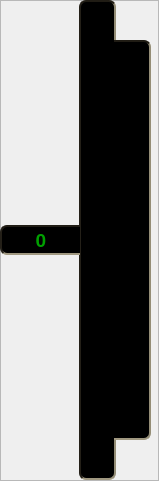
    <widget class="QFrame" name="frame">
     <property name="enabled">
      <bool>true</bool>
     </property>
     <property name="geometry">
      <rect>
       <x>1006</x>
       <y>370</y>
       <width>159</width>
       <height>481</height>
      </rect>
     </property>
     <property name="frameShape">
      <enum>QFrame::StyledPanel</enum>
     </property>
     <property name="frameShadow">
      <enum>QFrame::Raised</enum>
     </property>
     <widget class="QLabel" name="elevAngleLabel">
      <property name="enabled">
       <bool>true</bool>
      </property>
      <property name="geometry">
       <rect>
        <x>0</x>
        <y>225</y>
        <width>80</width>
        <height>30</height>
       </rect>
      </property>
      <property name="sizePolicy">
       <sizepolicy hsizetype="Ignored" vsizetype="Ignored">
        <horstretch>0</horstretch>
        <verstretch>0</verstretch>
       </sizepolicy>
      </property>
      <property name="font">
       <font>
        <family>Ubuntu</family>
        <pointsize>14</pointsize>
        <weight>75</weight>
        <bold>true</bold>
       </font>
      </property>
      <property name="styleSheet">
       <string notr="true">QFrame {
	background-color: rgb(0, 0, 0);
	border-top-left-radius: 7px;
	border-bottom-left-radius: 7px;
	border-top: 2px solid rgb(32, 28, 20);
	border-left: 2px solid rgb(36, 32,  24);
	border-bottom: 2px solid rgb(160, 152, 128);
	border-right: 0px solid rgb(148, 141, 118);

	color: rgb(0, 160, 0);
}
</string>
      </property>
      <property name="text">
       <string>0</string>
      </property>
      <property name="textFormat">
       <enum>Qt::AutoText</enum>
      </property>
      <property name="alignment">
       <set>Qt::AlignCenter</set>
      </property>
     </widget>
     <widget class="qLabelM" name="elevationScale87">
      <property name="enabled">
       <bool>true</bool>
      </property>
      <property name="geometry">
       <rect>
        <x>79</x>
        <y>0</y>
        <width>37</width>
        <height>480</height>
       </rect>
      </property>
      <property name="sizePolicy">
       <sizepolicy hsizetype="Ignored" vsizetype="Ignored">
        <horstretch>0</horstretch>
        <verstretch>0</verstretch>
       </sizepolicy>
      </property>
      <property name="mouseTracking">
       <bool>true</bool>
      </property>
      <property name="tabletTracking">
       <bool>true</bool>
      </property>
      <property name="styleSheet">
       <string notr="true">/*
QFrame {border-image: url(:/back/backapp/resgui/background/backicoBlack.png) 4 4 4 4;
border-top: 4px transparent;
border-bottom: 4px transparent;
border-left: 4px transparent;
border-right: 4px transparent;
}
*/
QFrame {
	background-color: rgb(0, 0, 0);
	border-radius: 7px;
	border-top: 2px solid rgb(32, 28, 20);
	border-left: 2px solid rgb(36, 32,  24);
	border-bottom: 2px solid rgb(160, 152, 128);
	border-right: 2px solid rgb(148, 141, 118);
}
</string>
      </property>
      <property name="text">
       <string>el87</string>
      </property>
      <property name="alignment">
       <set>Qt::AlignLeading|Qt::AlignLeft|Qt::AlignVCenter</set>
      </property>
     </widget>
     <widget class="qLabelM" name="elevationScale870">
      <property name="enabled">
       <bool>true</bool>
      </property>
      <property name="geometry">
       <rect>
        <x>114</x>
        <y>40</y>
        <width>37</width>
        <height>400</height>
       </rect>
      </property>
      <property name="sizePolicy">
       <sizepolicy hsizetype="Ignored" vsizetype="Ignored">
        <horstretch>0</horstretch>
        <verstretch>0</verstretch>
       </sizepolicy>
      </property>
      <property name="mouseTracking">
       <bool>true</bool>
      </property>
      <property name="tabletTracking">
       <bool>true</bool>
      </property>
      <property name="styleSheet">
       <string notr="true">/*
QFrame {border-image: url(:/back/backapp/resgui/background/backicoBlack.png) 4 4 4 4;
border-top: 4px transparent;
border-bottom: 4px transparent;
border-left: 4px transparent;
border-right: 4px transparent;
}
*/
QFrame {
	background-color: rgb(0, 0, 0);
	border-top-right-radius: 7px;
	border-bottom-right-radius: 7px;
	border-top: 2px solid rgb(32, 28, 20);
	border-left: 0px solid rgb(36, 32,  24);
	border-bottom: 2px solid rgb(160, 152, 128);
	border-right: 2px solid rgb(148, 141, 118);
}
</string>
      </property>
      <property name="text">
       <string>el870</string>
      </property>
      <property name="alignment">
       <set>Qt::AlignLeading|Qt::AlignLeft|Qt::AlignVCenter</set>
      </property>
     </widget>
     <zorder>elevationScale87</zorder>
     <zorder>elevationScale870</zorder>
     <zorder>elevAngleLabel</zorder>
    </widget>
